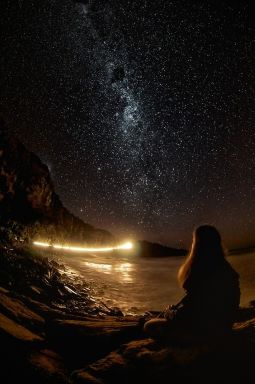
#> input picture Tugas_3/image/img1.jpg, 255 x 384 px
$ python 'Image Averaging.py'
#> lines starting #> are read from the running program, lines starting #| are printed output that depends on the picture
import cv2
import numpy as np

# Load the images to be averaged
img1 = cv2.imread('image/img1.jpg')
#> img1 is the input picture: shape (384, 255, 3); mean B, G, R 19, 25, 32.9
img2 = cv2.imread('image/img2.jpg')
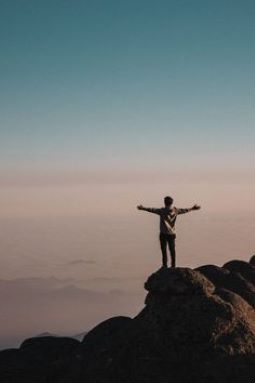
#> input picture Tugas_3/image/img2.jpg, 255 x 383 px
#> img2 is the input picture: shape (383, 255, 3); mean B, G, R 112.8, 113.1, 108.3
img3 = cv2.imread('image/img3.jpg')
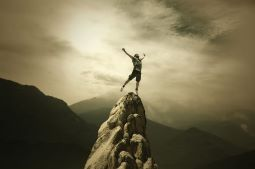
#> input picture Tugas_3/image/img3.jpg, 255 x 169 px
#> img3 is the input picture: shape (169, 255, 3); mean B, G, R 82.7, 111.9, 120.6

# Resize the images to have the same dimensions
img1 = cv2.resize(img1, (640, 480))
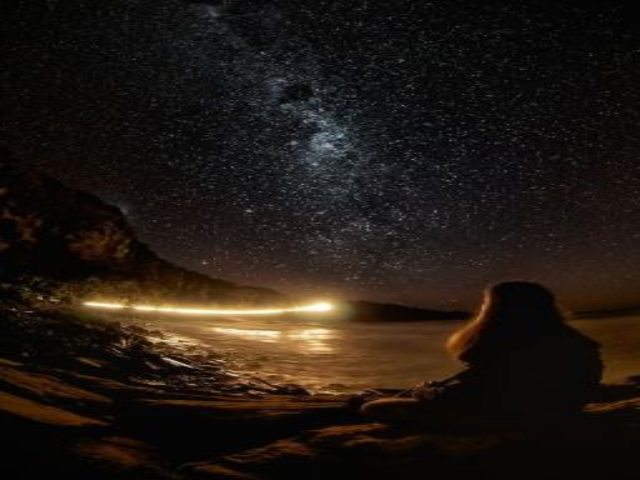
#> img1: shape (480, 640, 3); mean B, G, R 18.9, 24.9, 32.8
img2 = cv2.resize(img2, (640, 480))
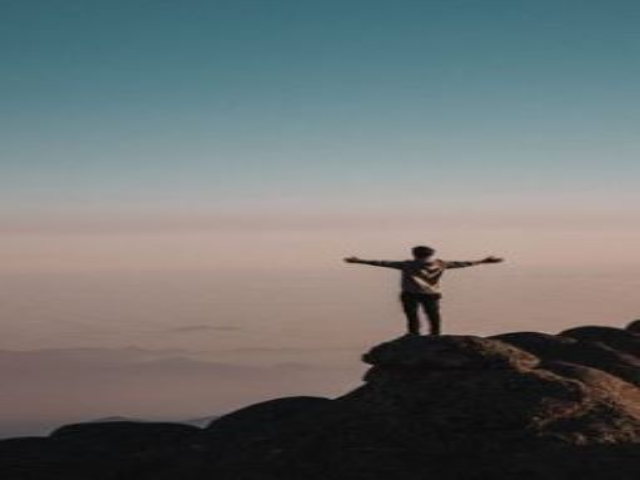
#> img2: shape (480, 640, 3); mean B, G, R 112.7, 113, 108.2
img3 = cv2.resize(img3, (640, 480))
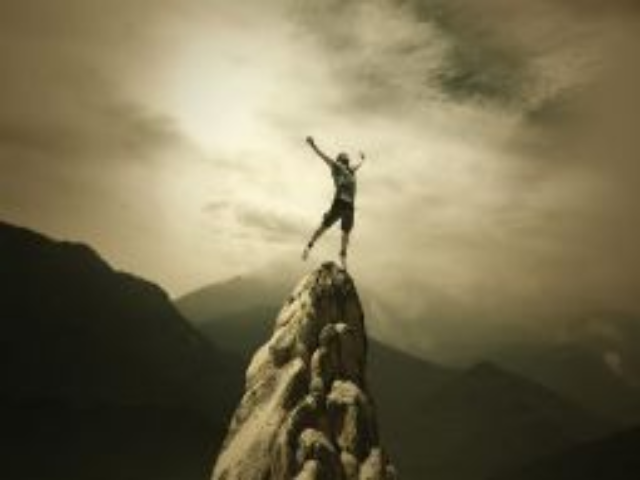
#> img3: shape (480, 640, 3); mean B, G, R 82.6, 111.8, 120.5

# Convert the images to floating point
img1 = np.float32(img1)
img2 = np.float32(img2)
img3 = np.float32(img3)

# Add the images together
sum_img = cv2.add(img1, img2)
sum_img = cv2.add(sum_img, img3)
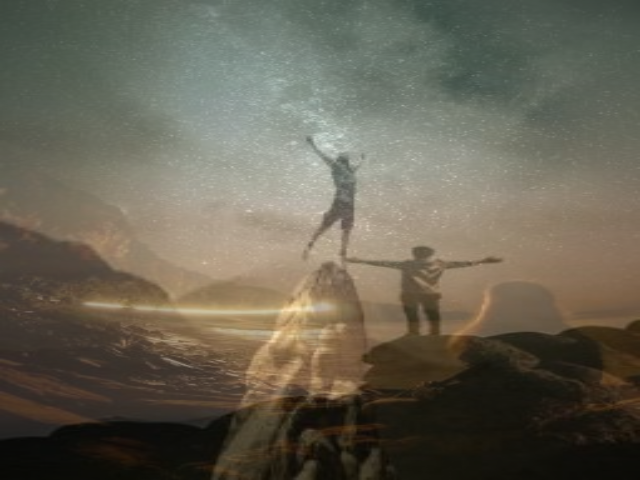
#> sum_img: shape (480, 640, 3) float32; mean B, G, R 214.2, 249.7, 261.4; drawn with min black and max white

# Divide the sum by the number of images to get the average
avg_img = np.uint8(sum_img / 3)
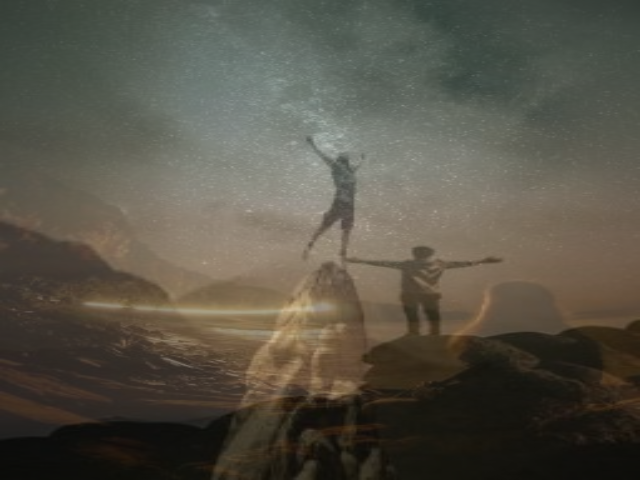
#> avg_img: shape (480, 640, 3); mean B, G, R 71.1, 82.9, 86.8

# Display the resulting image
cv2.imshow('Average Image', avg_img)
cv2.waitKey(0)
cv2.destroyAllWindows()
